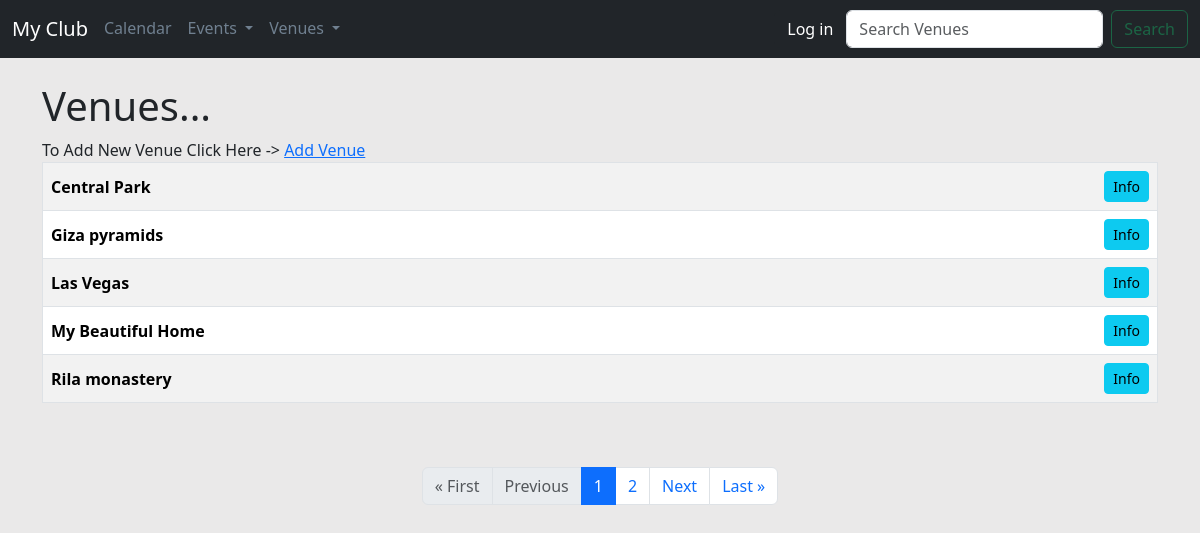
Page /list_venues on the earlier database version.
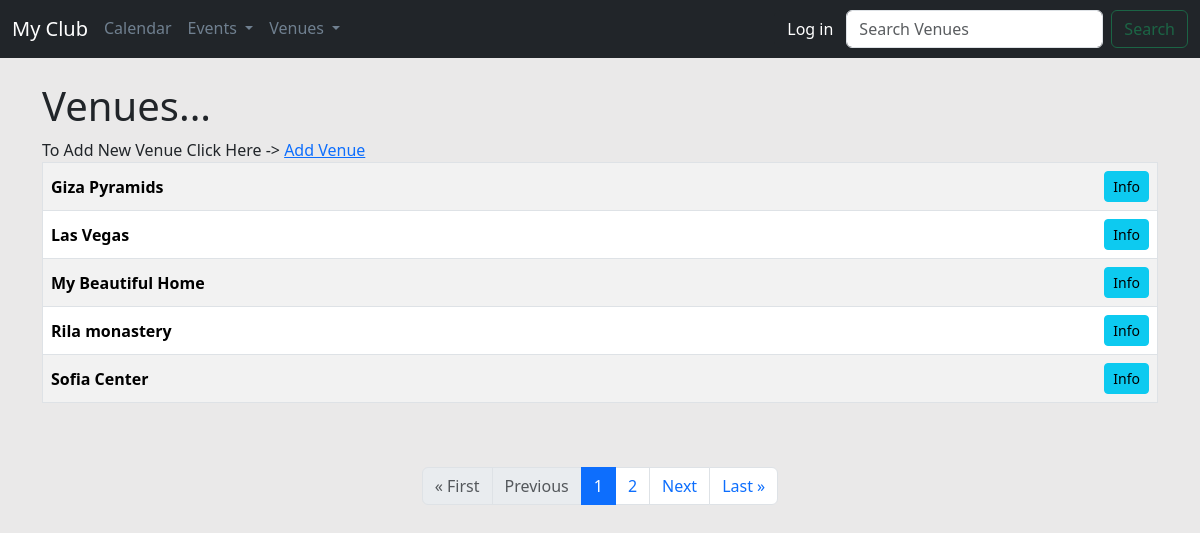
Same page on the later database version.
### events/models.py (models this page shows)
class Venue(models.Model):
    name = models.CharField('Venue Name', max_length=150)
    address = models.CharField(max_length=300)
    zip_code = models.CharField('Zip Code', max_length=15)
    phone = models.CharField('Contact Phone', max_length=25, blank=True)
    web = models.URLField('Website Address', blank=True)
    email_address = models.EmailField('Email Address', blank=True)
    def __str__(self):
        return self.name

### events/views.py (the view)
# urls.py: path('list_venues', views.list_venues, name="list-venues"),
def list_venues(request):
    p = Paginator(Venue.objects.all().order_by('name'), 5)
    page = request.GET.get('page')
    venues = p.get_page(page)
    return render(request, 'events/venue.html', {'venues': venues})

### events/templates/events/venue.html (shortened to what this page needs)
{% extends 'events/base.html' %}
{% block content %}
<h1>Venues...</h1>
To Add New Venue Click Here -> <a href="{% url 'add-venue' %}">Add Venue</a>
<br/>
<table class="table table-bordered table-striped table-hover">
    {% for venue in venues %}
    <tr>
        <td>
            <div class="d-flex align-items-center justify-content-between">
                <div>
                    <strong>{{ venue }}</strong>
                </div>
                <div class="d-grid gap-2 d-md-flex justify-content-md-end">
                    <a href="{% url 'show-venue' venue.id %}" class="btn btn-info btn-sm">Info</a>
                </div>
            </div>
        </td>
    </tr>
    {% endfor %}
</table>
<br/><br/>
<nav aria-label="...">
    <ul class="pagination justify-content-center">
        {% if venues.has_previous %}
        <li class="page-item">
            <a class="page-link" href="?page=1">&laquo; First</a>
        </li>
        <li class="page-item">
            <a class="page-link" href="?page={{ venues.previous_page_number }}">Previous</a>
        </li>
        {% else %}
        <li class="page-item disabled">
            <a class="page-link" tabindex="-1" aria-disabled="true">&laquo; First</a>
        </li>
        <li class="page-item disabled">
            <a class="page-link" tabindex="-1" aria-disabled="true">Previous</a>
        </li>
        {% endif %}
        {% for i in venues.paginator.page_range %}
        <li class="page-item {% if venues.number == i %}active{% endif %}">
            <a class="page-link" href="?page={{ i }}">{{ i }}</a>
        </li>
        {% endfor %}
        {% if venues.has_next %}
        <li class="page-item">
            <a class="page-link" href="?page={{ venues.next_page_number }}">Next</a>
        </li>
        <li class="page-item">
            <a class="page-link" href="?page={{ venues.paginator.num_pages }}">Last &raquo;</a>
        </li>
        {% endif %}
    </ul>
</nav>
{% endblock %}

Differences in the rows shown:
removed Venue: name "Central Park"
changed Venue: name "Giza pyramids" → "Giza Pyramids"
now on this page (row unchanged): Venue: name "Sofia Center"
